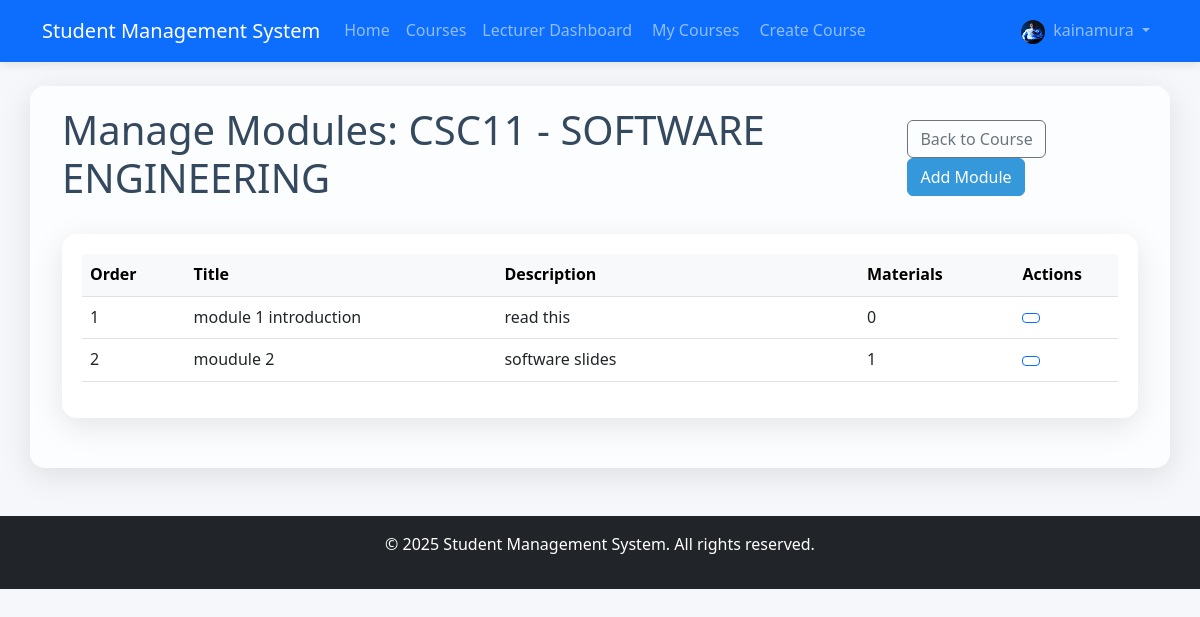
/lecturer/courses/3/modules/ (signed in), run on the app's committed database.
### accounts/models.py (models this page shows, shortened)
class User(AbstractUser):
    USER_TYPE_CHOICES = (
        ('admin', 'Admin'),
        ('student', 'Student'),
        ('lecturer', 'Lecturer'),
    )
    user_type = models.CharField(max_length=10, choices=USER_TYPE_CHOICES, default='student')
    profile_picture = models.ImageField(upload_to='profile_pics/', null=True, blank=True)
    date_of_birth = models.DateField(null=True, blank=True)
    phone_number = models.CharField(max_length=15, null=True, blank=True)
    address = models.TextField(null=True, blank=True)

### course/models.py (models this page shows, shortened)
class Course(models.Model):
    code = models.CharField(max_length=20, unique=True)
    title = models.CharField(max_length=200)
    description = models.TextField()
    credits = models.PositiveIntegerField()
    is_active = models.BooleanField(default=True)
    created_at = models.DateTimeField(auto_now_add=True)
    updated_at = models.DateTimeField(auto_now=True)

class CourseModule(models.Model):
    course = models.ForeignKey(Course, on_delete=models.CASCADE, related_name='modules')
    title = models.CharField(max_length=200)
    description = models.TextField()
    order = models.PositiveIntegerField()
    class Meta:
        ordering = ['order']
        unique_together = ('course', 'order')

### lecturer/views.py (the view)
    def wrapper(request, *args, **kwargs):
        if not request.user.is_authenticated:
            return redirect('accounts:login')
        if request.user.user_type != 'lecturer':
            return HttpResponseForbidden("You must be a lecturer to access this page.")
        return view_func(request, *args, **kwargs)

### lecturer/views.py (called while the page is built)
def lecturer_required(view_func):
    def wrapper(request, *args, **kwargs):
        if not request.user.is_authenticated:
            return redirect('accounts:login')
        if request.user.user_type != 'lecturer':
            return HttpResponseForbidden("You must be a lecturer to access this page.")
        return view_func(request, *args, **kwargs)
    return wrapper

@login_required
@lecturer_required
def manage_modules(request, course_id):
    course = get_object_or_404(Course, id=course_id)
    if not LecturerCourse.objects.filter(lecturer=request.user.lecturer_profile, course=course).exists():
        return HttpResponseForbidden("You do not have permission to manage modules for this course.")
    modules = CourseModule.objects.filter(course=course).order_by('order')
    context = {
        'course': course,
        'modules': modules,
    }
    return render(request, 'lecturer/manage_modules.html', context)

### templates/lecturer/manage_modules.html (shortened to what this page needs)
{% extends 'base.html' %}
{% block content %}
<div class="container">
    <div class="d-flex justify-content-between align-items-center mb-4">
        <h1>Manage Modules: {{ course.code }} - {{ course.title }}</h1>
        <div>
            <a href="{% url 'lecturer:course_detail' course.id %}" class="btn btn-outline-secondary me-2">
                Back to Course
            </a>
            <a href="{% url 'lecturer:create_module' course.id %}" class="btn btn-primary">
                 Add Module
            </a>
        </div>
    </div>
    <div class="glass-container">
        {% if modules %}
            <table class="table table-hover">
                <thead class="table-light">
                    <tr>
                        <th width="10%">Order</th>
                        <th width="30%">Title</th>
                        <th width="35%">Description</th>
                        <th width="15%">Materials</th>
                        <th width="10%">Actions</th>
                    </tr>
                </thead>
                <tbody>
                    {% for module in modules %}
                        <tr>
                            <td>{{ module.order }}</td>
                            <td>{{ module.title }}</td>
                            <td>{{ module.description|truncatewords:15 }}</td>
                            <td>{{ module.materials.count }}</td>
                            <td>
                                <div class="btn-group btn-group-sm">
                                    <a href="{% url 'lecturer:add_material' module.id %}" class="btn btn-outline-primary" title="Add Material">
                                    </a>
                                </div>
                            </td>
                        </tr>
                    {% endfor %}
                </tbody>
            </table>
        {% endif %}
    </div>
</div>
{% endblock %}

### templates/base.html (shortened to what this page needs)
<!DOCTYPE html>
<html lang="en">
<head>
    <link href="https://cdn.jsdelivr.net/npm/bootstrap@5.3.0/dist/css/bootstrap.min.css" rel="stylesheet">
    <link rel="stylesheet" href="/static/css/main.css">
</head>
<body>
    <nav class="navbar navbar-expand-lg navbar-dark bg-primary">
        <div class="container">
            <a class="navbar-brand" href="/">Student Management System</a>
            <div class="collapse navbar-collapse" id="navbarNav">
                <ul class="navbar-nav me-auto">
                    <li class="nav-item">
                        <a class="nav-link" href="/">Home</a>
                    </li>
                    {% if user.is_authenticated %}
                        <li class="nav-item">
                            <a class="nav-link" href="{% url 'course:course_list' %}">Courses</a>
                        </li>
                        {% if user.user_type == 'student' %}
                            <li class="nav-item">
                                <a class="nav-link" href="{% url 'student:dashboard' %}">Student Dashboard</a>
                            </li>
                            <li class="nav-item">
                                <a class="nav-link" href="{% url 'student:assignment_list' %}">
                                    <i class="fas fa-tasks me-1"></i> Assignments
                                </a>
                            </li>
                            <li class="nav-item">
                                <a class="nav-link position-relative" href="{% url 'student:view_notifications' %}">
                                    <i class="fas fa-bell me-1"></i> Notifications
                                    {% with notification_count=user.notifications.filter.count %}
                                        {% if notification_count > 0 %}
                                            <span class="position-absolute top-0 start-100 translate-middle badge rounded-pill bg-danger">
                                                {{ notification_count }}
                                            </span>
                                        {% endif %}
                                    {% endwith %}
                                </a>
                            </li>
                        {% elif user.user_type == 'lecturer' %}
                            <li class="nav-item">
                                <a class="nav-link" href="{% url 'lecturer:dashboard' %}">Lecturer Dashboard</a>
                            </li>
                            <li class="nav-item">
                                <a class="nav-link" href="{% url 'lecturer:course_list' %}">
                                     My Courses
                                </a>
                            </li>
                            <li class="nav-item">
                                <a class="nav-link" href="{% url 'lecturer:create_course' %}">
                                     Create Course
                                </a>
                            </li>
                        {% endif %}
                    {% endif %}
                </ul>
                <ul class="navbar-nav">
                    {% if user.is_authenticated %}
                        <li class="nav-item dropdown">
                            <a class="nav-link dropdown-toggle" href="#" id="navbarDropdown" role="button" data-bs-toggle="dropdown">
                                {% if user.profile_picture %}
                                    <img src="{{ user.profile_picture.url }}" alt="Profile" class="rounded-circle me-1" width="24" height="24">
                                {% endif %}
                                {{ user.username }}
                            </a>
                        </li>
                    {% endif %}
                </ul>
            </div>
        </div>
    </nav>
    <div class="container mt-4 glass-container">
        {% block content %}{% endblock %}
    </div>
    <footer class="bg-dark text-white mt-5 py-3">
        <div class="container text-center">
            <p>&copy; {% now "Y" %} Student Management System. All rights reserved.</p>
        </div>
    </footer>
</body>
</html>

### static/css/main.css (style rules this page uses)
:root { --primary-color: #3498db; --secondary-color: #2ecc71; --background-color: #f5f7fa; --text-color: #34495e; --accent-color: #9b59b6; --shadow-color: rgba(0, 0, 0, 0.1); }
body { font-family: 'Segoe UI', Tahoma, Geneva, Verdana, sans-serif; background-color: var(--background-color); color: var(--text-color); line-height: 1.6; }
.glass-container { background: rgba(255, 255, 255, 0.7); backdrop-filter: blur(10px); border-radius: 15px; box-shadow: 0 8px 32px 0 var(--shadow-color); padding: 20px; margin-bottom: 30px; }
.btn-primary { background-color: var(--primary-color); border-color: var(--primary-color); }
.navbar { box-shadow: 0 2px 10px rgba(0, 0, 0, 0.1); padding: 10px 0; }

### data on the page
User: profile_picture (picture), username "kainamura"
Course: code "CSC11", title "SOFTWARE ENGINEERING"
CourseModule: order "1", title "module 1 introduction", description "read this", materials.count "0"
CourseModule: order "2", title "moudule 2", description "software slides", materials.count "1"
